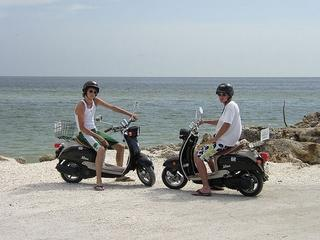
%> input picture img/1000288.jpg, 320 x 240 px; its folder holds only this picture in this run
$ octave demo.m   (GNU Octave 9; MATLAB toolbox functions it lacks are replaced by stand-ins)
%> lines starting %> are read from the running program, lines starting %| are printed output that depends on the picture
% compile with
% mexOpenCV mex_SCAC.cpp mex_helper_SCAC.cpp


clear all;
close all;

currentFolder = pwd;
addpath(genpath(currentFolder));
scalespn=0.01;
Tspn=0;
if Tspn==0
    spn=600;
end


S2=1;%0=no;1=yes  when S2 is set as 1, the results are of the whole procedure. Otherwise, the results are of step one only.
ItrSet=10; %Itr
lambda=5; %lambda*100 e.g. when is set as 5, the actual lambda is 0.05.


 Files = dir(strcat('img\\','*.jpg'));

time=0.00000;
LengthFiles = length(Files);
for i = 1:LengthFiles;
    img = imread(strcat('img\',Files(i).name));
%> img is the input picture: size 240x320x3 uint8; mean R, G, B 158.1, 163, 163
    str=['img\',Files(i).name];

    Row = size(img, 1); Column = size(img, 2);
%> after `Row = size(img, 1)`: Row = 240
%> after `Column = size(img, 2)`: Column = 320


    img=uint8(img);

    R = img(:,:,1);
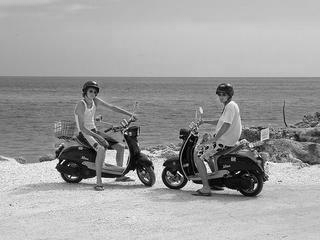
%> R: size 240x320 uint8; min 0, max 255, mean 158.1
    G = img(:,:,2);
    B = img(:,:,3);
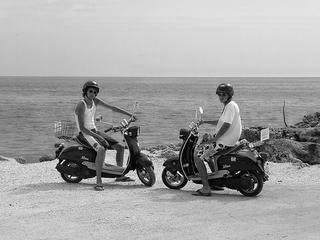
%> B: size 240x320 uint8; min 0, max 255, mean 163; mean of the top-left, top-right, bottom-left and bottom-right quarters 179.1, 192.6, 150.7, 129.7
    R=uint8(R);
    G=uint8(G);
    B=uint8(B);

    if Tspn==1
        spn=Row*Column*scalespn;
    end
    st = clock;
%> (the run ends here)

$ run again, on img/300091.jpg
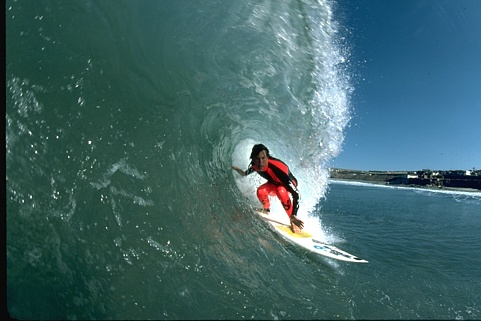
%> input picture img/300091.jpg, 481 x 321 px
%> img is the input picture: size 321x481x3 uint8; mean R, G, B 63.3, 100.1, 102.8
%> `R = img(:,:,1);`:
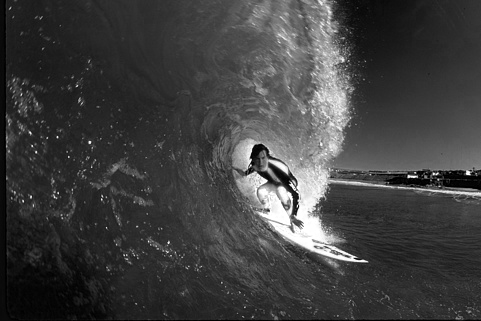
%> R: size 321x481 uint8; min 0, max 255, mean 63.3
%> `B = img(:,:,3);`:
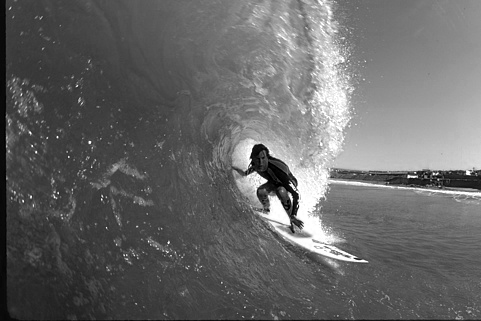
%> B: size 321x481 uint8; min 0, max 255, mean 102.8

$ run again, on img/6000155.jpg
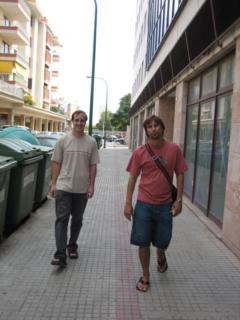
%> input picture img/6000155.jpg, 240 x 320 px
%> img is the input picture: size 320x240x3 uint8; mean R, G, B 132, 127.4, 124.5
%> `R = img(:,:,1);`:
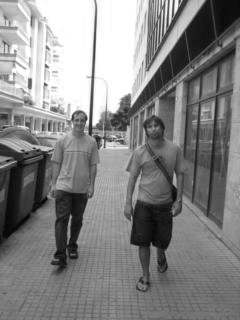
%> R: size 320x240 uint8; min 1, max 255, mean 132
%> `B = img(:,:,3);`:
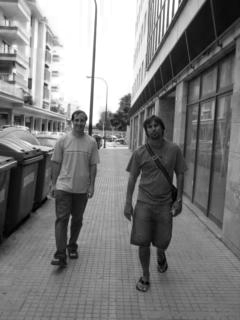
%> B: size 320x240 uint8; min 0, max 255, mean 124.5

$ run again, on img/71076.jpg
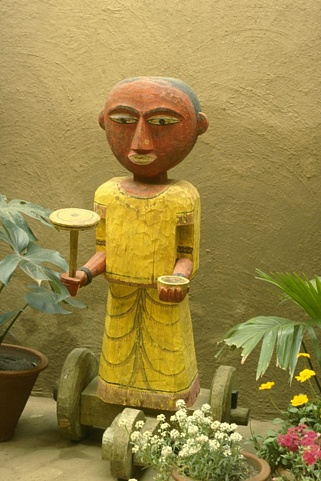
%> input picture img/71076.jpg, 321 x 481 px
%> img is the input picture: size 481x321x3 uint8; mean R, G, B 154.7, 135.3, 70.7
%> `G = img(:,:,2);`:
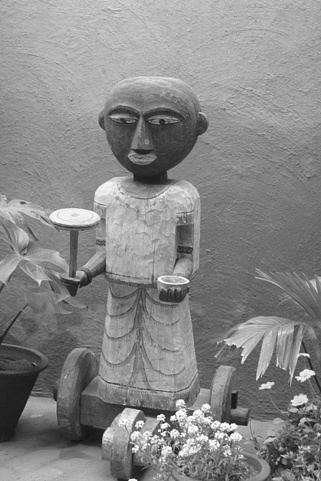
%> G: size 481x321 uint8; min 19, max 255, mean 135.3
%> `B = img(:,:,3);`:
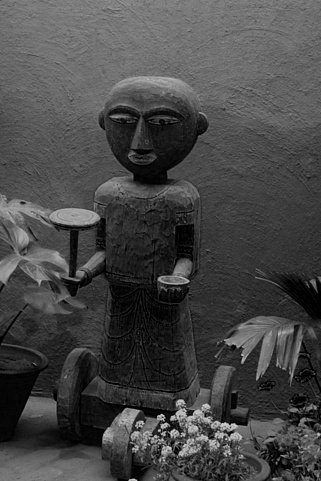
%> B: size 481x321 uint8; min 0, max 209, mean 70.7
